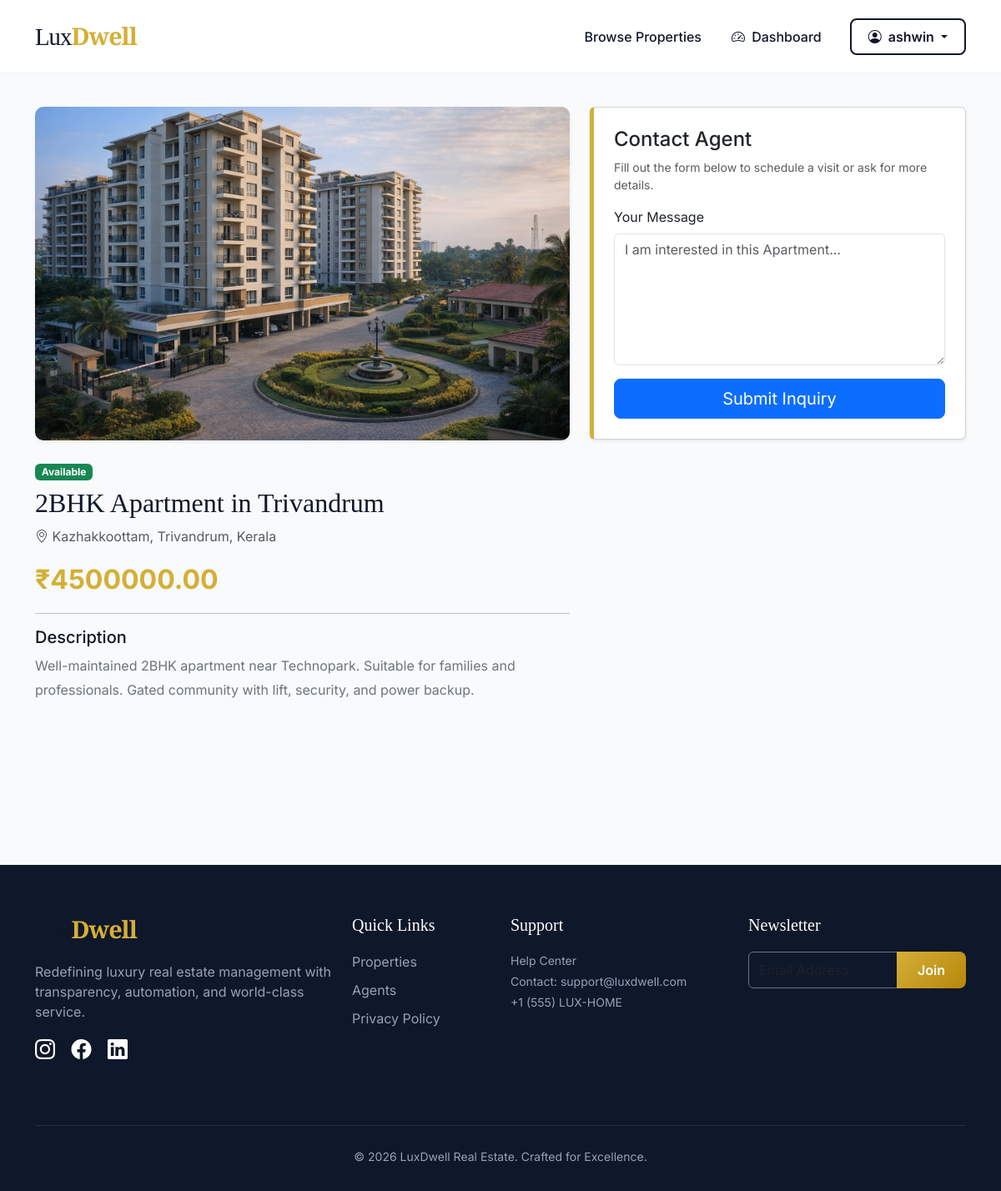
The app's page /property/1/book/ (signed in) with its own data.
### core/models.py (models this page shows, shortened)
class Property(models.Model):
    STATUS_CHOICES = [
        ('Available', 'Available'),
        ('Sold', 'Sold'),
        ('Rented', 'Rented'),
        ('Pending Approval', 'Pending Approval'),
    ]
    title = models.CharField(max_length=200)
    description = models.TextField()
    location = models.CharField(max_length=100)
    price = models.DecimalField(max_digits=12, decimal_places=2)
    property_type = models.CharField(max_length=50)
    image = models.ImageField(upload_to='properties/', default='default.jpg')
    panorama_360 = models.ImageField(upload_to='panoramas/', null=True, blank=True, help_text="Upload an equirectangular 360-degree image")
    status = models.CharField(max_length=20, choices=STATUS_CHOICES, default='Available')
    ddress = models.CharField(max_length=255, null=True, blank=True)
    map_url = models.URLField(max_length=500, null=True, blank=True, help_text="Link from Google Maps")
    owner = models.ForeignKey(User, on_delete=models.CASCADE, related_name='owned_properties', null=True, blank=True)
    agent = models.ForeignKey(User, on_delete=models.SET_NULL, related_name='managed_listings', null=True, blank=True)
    is_approved = models.BooleanField(default=False)

### core/views.py (the view)
# urls.py: path('property/<int:pk>/book/', views.book_property, name='book_property'),
@login_required
def book_property(request, pk):
    property_obj = get_object_or_404(Property, pk=pk)
    if request.method == 'POST':
        Booking.objects.create(user=request.user, property=property_obj, message=request.POST.get('message'))
        return redirect('user_dashboard')
    return render(request, 'core/book.html', {'property': property_obj})

### core/templates/core/book.html (shortened to what this page needs)
{% extends 'core/base.html' %}
{% block content %}
<div class="row g-4">
    <div class="col-lg-7">
        {% if property.image %}
            <img src="{{ property.image.url }}" class="property-img shadow-sm" alt="Property Image">
        {% endif %}
        <div class="mt-4">
            <span class="badge bg-success mb-2">{{ property.status }}</span>
            <h2>{{ property.title }}</h2>
            <p class="text-muted"><i class="bi bi-geo-alt"></i> {{ property.location }}</p>
            <div class="price-tag mb-3">₹{{ property.price }}</div>
            <hr>
            <h5>Description</h5>
            <p class="text-secondary" style="line-height: 1.8;">{{ property.description }}</p>
        </div>
    </div>
    <div class="col-lg-5">
        <div class="card booking-card p-4 shadow-sm">
            <h4>Contact Agent</h4>
            <p class="small text-muted">Fill out the form below to schedule a visit or ask for more details.</p>
            <form method="POST">
                <div class="mb-3">
                    <label class="form-label">Your Message</label>
                    <textarea name="message" class="form-control" rows="6" placeholder="I am interested in this {{ property.property_type }}..."></textarea>
                </div>
                <button type="submit" class="btn btn-primary w-100 btn-lg" id="btnBook">Submit Inquiry</button>
            </form>
        </div>
    </div>
</div>
{% endblock %}

### core/templates/core/base.html (shortened to what this page needs)
<!DOCTYPE html>
<html lang="en">
<head>
    <link href="https://cdn.jsdelivr.net/npm/bootstrap@5.3.0/dist/css/bootstrap.min.css" rel="stylesheet">
    <link rel="stylesheet" href="https://cdn.jsdelivr.net/npm/bootstrap-icons@1.11.1/font/bootstrap-icons.css">
</head>
<body>
    <nav class="navbar navbar-expand-lg sticky-top">
        <div class="container">
            <a class="navbar-brand" href="{% url 'home' %}">Lux<b>Dwell</b></a>
            <div class="collapse navbar-collapse" id="navbarNav">
    <ul class="navbar-nav ms-auto align-items-center">
        {% if request.resolver_match.url_name != 'login' and request.resolver_match.url_name != 'register' %}
            <li class="nav-item"><a class="nav-link" href="{% url 'home' %}">Browse Properties</a></li>
        {% endif %}
        {% if user.is_authenticated %}
            <li class="nav-item">
                <a class="nav-link" href="{% if user.profile.role == 'agent' %}{% url 'agent_dashboard' %}{% else %}{% url 'user_dashboard' %}{% endif %}">
                    <i class="bi bi-speedometer2 me-1"></i> Dashboard
                </a>
            </li>
            <li class="nav-item ms-lg-3">
                <div class="dropdown">
                    <button class="btn btn-outline-navy dropdown-toggle" type="button" data-bs-toggle="dropdown">
                        <i class="bi bi-person-circle me-1"></i> {{ user.username }}
                    </button>
                </div>
            </li>
        {% endif %}
    </ul>
</div>
        </div>
    </nav>
    <div class="container main-content fade-in">
        {% block content %}{% endblock %}
    </div>
    <footer class="footer">
        <div class="container">
            <div class="row">
                <div class="col-lg-4 mb-4">
                    <h5 class="navbar-brand text-white">Lux<b>Dwell</b></h5>
                    <p>Redefining luxury real estate management with transparency, automation, and world-class service.</p>
                    <div class="social-icons">
                        <a href="#"><i class="bi bi-instagram"></i></a>
                        <a href="#"><i class="bi bi-facebook"></i></a>
                        <a href="#"><i class="bi bi-linkedin"></i></a>
                    </div>
                </div>
                <div class="col-lg-2 mb-4">
                    <h5>Quick Links</h5>
                    <a href="{% url 'home' %}" class="footer-link">Properties</a>
                    <a href="#" class="footer-link">Agents</a>
                    <a href="#" class="footer-link">Privacy Policy</a>
                </div>
                <div class="col-lg-3 mb-4">
                    <h5>Support</h5>
                    <p class="small mb-1">Help Center</p>
                    <p class="small mb-1">Contact: support@luxdwell.com</p>
                    <p class="small">+1 (555) LUX-HOME</p>
                </div>
                <div class="col-lg-3">
                    <h5>Newsletter</h5>
                    <div class="input-group mb-3">
                        <input type="text" class="form-control bg-transparent border-secondary text-white" placeholder="Email Address">
                        <button class="btn btn-gold" type="button">Join</button>
                    </div>
                </div>
            </div>
            <hr class="border-secondary mt-5">
            <div class="text-center mt-4">
                <small>&copy; 2026 LuxDwell Real Estate. Crafted for Excellence.</small>
            </div>
        </div>
    </footer>
</body>
</html>

### core/templates/core/base.html (style rules this page uses)
:root { --primary-gold: #D4AF37; --dark-navy: #0F172A; --soft-gray: #F8FAFC; --accent-gold: #B8860B; --glass: rgba(255, 255, 255, 0.95); }
body { font-family: 'Inter', sans-serif; background-color: var(--soft-gray); color: var(--dark-navy); overflow-x: hidden; }
h1, h2, h3, .navbar-brand { font-family: 'Playfair Display', serif; }
.navbar { background: var(--glass) !important; backdrop-filter: blur(10px); border-bottom: 1px solid rgba(0,0,0,0.05); padding: 1rem 0; transition: all 0.3s ease; }
.navbar-brand { font-size: 1.8rem; letter-spacing: -1px; color: var(--dark-navy) !important; }
.navbar-brand b { color: var(--primary-gold); }
.nav-link { font-weight: 500; color: var(--dark-navy) !important; margin: 0 10px; position: relative; }
.nav-link::after { content: ''; position: absolute; width: 0; height: 2px; bottom: 0; left: 0; background-color: var(--primary-gold); transition: width 0.3s ease; }
.btn-gold { background: linear-gradient(135deg, var(--primary-gold), var(--accent-gold)); color: white !important; border: none; padding: 10px 25px; border-radius: 8px; font-weight: 600; transition: transform 0.2s ease, box-shadow 0.2s ease; }
.btn-outline-navy { border: 2px solid var(--dark-navy); color: var(--dark-navy); font-weight: 600; border-radius: 8px; padding: 8px 20px; }
.main-content { padding-top: 40px; padding-bottom: 80px; }
.footer { background-color: var(--dark-navy); color: #94A3B8; padding: 60px 0 30px; margin-top: 100px; }
.footer h5 { color: white; font-family: 'Playfair Display', serif; margin-bottom: 20px; }
.footer-link { color: #94A3B8; text-decoration: none; display: block; margin-bottom: 10px; transition: color 0.2s; }
.social-icons a { font-size: 1.5rem; margin-right: 15px; color: white; transition: color 0.2s; }
.fade-in { animation: fadeIn 0.8s ease-in; }

### core/templates/core/book.html (style rules this page uses)
.property-img { width: 100%; height: 400px; object-fit: cover; border-radius: 10px; }
.price-tag { color: var(--primary-gold); font-size: 2rem; font-weight: bold; }
.booking-card { background: #fff; border-left: 5px solid var(--primary-gold); }

### records on screen
Property: image (picture), status "Available", title "2BHK Apartment in Trivandrum", location "Kazhakkoottam, Trivandrum, Kerala", price "4500000.00", description "Well-maintained 2BHK apartment near Technopark. Suitable for families and professionals. Gated community with lift, security, and power backup.", message "I am interested in this Apartment..."

### other values on screen
{{ user.username }} "ashwin"
